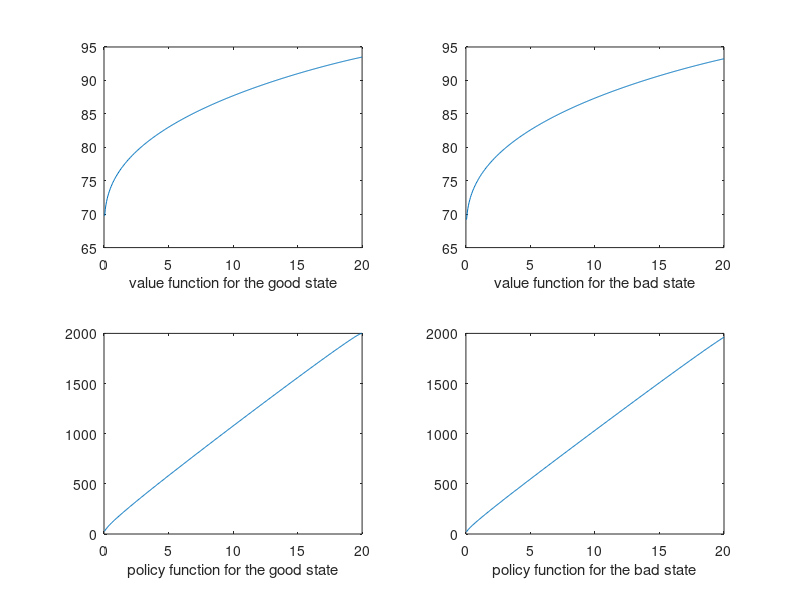

Reproduce this figure in MATLAB.

%%%%%%%%%%%%%%%%%%%%%% code by Jing Ren 01/896410 %%%%%%%%%%%%%%%%%%%%%%%%

%%%%%%%%%%%%%%%%%% parameters and known variable values %%%%%%%%%%%%%%%%%%

%%%%%%%%%%%%% For the ease of the viewer, I am keeping the %%%%%%%%%%%%%%%
%%%%%%%%%%%%% the state spaces and the value functions for %%%%%%%%%%%%%%%
%%%%%%%%%%%%% the good and bad states separately, although %%%%%%%%%%%%%%%
%%%%%%%%%%%%%%% they are in fact, always stacked together %%%%%%%%%%%%%%%%

  alpha = 0.36;
  beta = 0.99;
  delta = 0.025;

  pr_gg = 0.977;
  pr_gb = 0.074;
  pr_bg = 0.023;
  pr_bb = 0.926;
  
%  P = [pr_gg , pr_bg ; pr_gb , pr_bb]; % Set up the transition matrix
  
  zg = 1.05;      % parameter in the production function for the good state
  zb = 0.842;     % parameter in the production function for the bad state
  eg = 1.088;     % future expectation of z when the current state is good
  eb = 0.804;     % future expectation of z when the current state is bad
% The above values are obtained from the previous question in problem set 2
  
%%%%%%%%%%%%%%%% Initial guess for the value functions %%%%%%%%%%%%%%%%%%%
%%%%%%%%%%%%%% The current values are stored in columns %%%%%%%%%%%%%%%%%%
%%%%%%%%%%%%%%%% The future values are stored in rows %%%%%%%%%%%%%%%%5%%%

  kg = (0.05 : 0.05 : 20)';     % state space for capital in the good state
  kb = (0.05 : 0.05 : 20)';     % state space for capital in the bad state
  % Caution: Here 0 cannot be included, otherwise a "-inf" will show up in 
  % the value function
  N = size(kg , 1);             % number of states for capital
%  k = [kg ; kb];                % Stack the two vectors together
  
  kgcs = (0.01 : 0.01 : 20);    % "cs" is to denote points in cubic spline
  kbcs = (0.01 : 0.01 : 20);    % "cs" is to denote points in cubic spline
  M = size(kgcs , 2);           % number of points in cubic spline
%  kcs = [kgcs , kbcs];          % Stack the two vectors together
  
  vg = ones(N , 1);          % Each element corresponds to a current state
  vb = ones(N , 1);
  v = [vg ; vb];             % stack the two vectors together
  
%  vgnew = ones(N , 1);       % the updated value function
%  vbnew = ones(N , 1);       % the updated value function
%  vnew = [vgnew ; vbnew];    % Stack the two vectors together
  
  vgcs = ones(1 , M);        
  vbcs = ones(1 , M);
%  vcs = [vgcs , vbcs];
  
%%%%%%%%%%%%%%%%%% Set up the current return matrix %%%%%%%%%%%%%%%%%%%%%%

%   R = ones(2 * N , 2 * M);   % Initialize the current return matrix.
%                              % This part does not need to be updated
%                              % through iterations and therefore is written
%                              % separately.
%                              
  C = [zg * kg.^alpha ; zb * kb.^alpha] * ones(1 , 2 * M) ...
      - ones(2 * N , 1) * [kgcs , kbcs] ...
      + (1 - delta) * [kg ; kb] * ones(1 , 2 * M); % the consumption matrix
  
  R = log(C .* (C > 0)) .* (C > 0) - 999 * (C <= 0);
  
  % If utility or consumption is negative, utility = -999

%%%%%%%%%%%%%%%%%%%%%%%%%%% Start iteration %%%%%%%%%%%%%%%%%%%%%%%%%%%%%%

  MxIt = 1000;             % maximum number of iterations
  eps = 0.01;              % convergence criterion

for l = 1 : MxIt
    
    vgcs = csapi(kg , vg , kgcs); % values on the points in the cubic spline
    vbcs = csapi(kb , vb , kbcs); % values on the points in the cubic spline
    
    ezg = pr_gg * vgcs + pr_bg * vbcs; % expectation for z in the good state
    ezb = pr_gb * vgcs + pr_bb * vbcs; % expectation for z in the bad state
    
    W = R + beta * ones(2 * N , 1) * [ezg , ezb]; % RHS inside the maximum
    
    [W , index] = max(W');% Because the future states is in the rows,
                          % we need to transpose the matrix to maximize
                          % over the columns
    
    vnew = W';            % Transpose back so that it is a column vector
    Pol = index';         % Transpose the index in row vector back to 
                          % a column vector for the policy function
    
%%%%%%%%%%%%%%%%%%%%%%%% convergence criterion %%%%%%%%%%%%%%%%%%%%%%%%%%%
    
    if max(abs(vnew - v)) < eps
        fprintf(1 , 'The value function has converged in %2.0f iterations.\n', l);
        break;
    end

    v = vnew;            % If criteria not met, update the value function
    
    vg = v(1 : N);       % Pass on the values to each value function
    vb = v(N + 1 : 2 * N);% Pass on the values to each value function
    
end

%%%%%%%%%%%%%%%%%%%%%%% Plot the value functions %%%%%%%%%%%%%%%%%%%%%%%%%

  subplot(2,2,1)
  plot(kg , vg)
  xlabel('value function for the good state')

  subplot(2,2,2)
  plot(kb , vb)
  xlabel('value function for the bad state')
  
%%%%%%%%%%%%%%%%%%%%%% Plot the policy functions %%%%%%%%%%%%%%%%%%%%%%%%%

  subplot(2,2,3)
  plot(kg , Pol(1:N))
  xlabel('policy function for the good state')

  subplot(2,2,4)
  plot(kb , Pol(N+1:2*N))
  xlabel('policy function for the bad state')